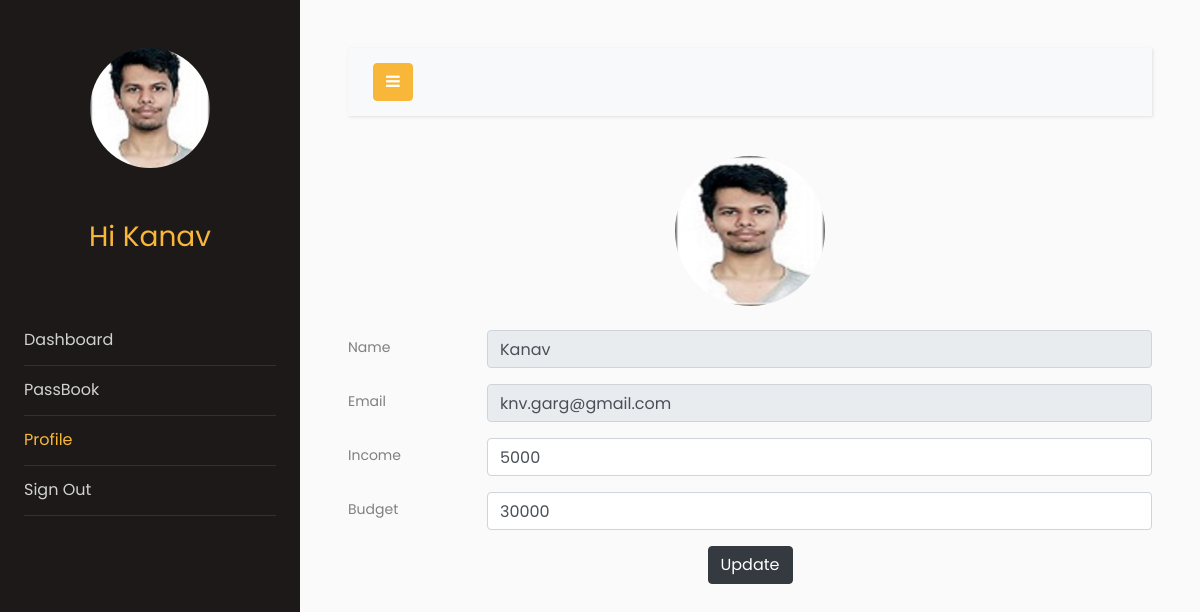
Page /profile (signed in) on the earlier database version.
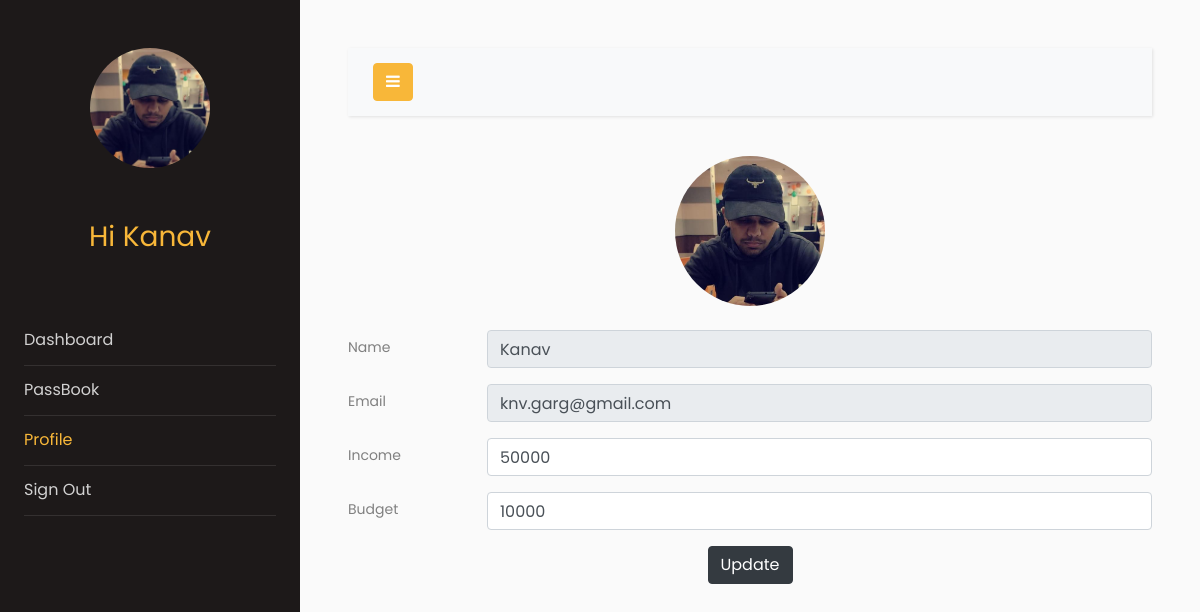
Same page on the later database version.
### models.py (models this page shows, shortened)
class Users(db.Model, UserMixin):
    __tablename__ = "users"
    id = db.Column(db.Integer, primary_key=True)
    email = db.Column(db.String(64), unique=True, index=True)
    name = db.Column(db.String(64))
    pasword_hash = db.Column(db.String(128))
    income = db.Column(db.Integer)
    budget = db.Column(db.Integer, default=0)
    profile_image = db.Column(
        db.String(128), nullable=False, default="default_profile.jpeg"
    )
    trans = db.relationship("Transactions", backref="User", lazy="dynamic")

### app.py (the view)
@app.route("/profile", methods=["GET", "POST"])
@login_required
def profile():
    form = profiles()
    if form.validate_on_submit():
        print("in if")
        if form.image.data:
            username = current_user.id
            image_data = current_user.profile_image
            current_user.profile_image = "default_profile.jpeg"
            db.session.commit()
            pic = add_profile_pic(form.image.data, username, image_data)
            current_user.profile_image = pic
        current_user.budget = form.budget.data
        current_user.income = form.income.data
        db.session.commit()
        flash("User Account Updated")
        return redirect(url_for("profile"))
    elif request.method == "GET":
        form.name.data = current_user.name
        form.email.data = current_user.email
        form.budget.data = current_user.budget
        form.income.data = current_user.income
        form.image.data = current_user.profile_image
    profile_image = url_for(
        "static", filename="profile_pics/" + current_user.profile_image
    )
    return render_template("profile.html", proForm=form, profile_image=profile_image)

### forms.py
class profiles(FlaskForm):
    name = StringField('Name')
    email = StringField('Email')
    image = FileField('Update Image', validators=[
                      FileAllowed(['jpg', 'png', 'jpeg','jfif'])])
    budget = IntegerField('Monthly Budget', validators=[DataRequired()])
    income = IntegerField('Monthly Income', validators=[DataRequired()])
    submit = SubmitField('Update')

### models.py (called while the page is built)
@login_manager.user_loader
def load_user(user_id):
    return Users.query.get(user_id)

### templates/profile.html (shortened to what this page needs)
<!doctype html>
<html lang="en">
<head>
    <link rel="stylesheet" href="https://stackpath.bootstrapcdn.com/font-awesome/4.7.0/css/font-awesome.min.css">
    <link rel="stylesheet" href="{{ url_for('static', filename='css1/style.css') }}">
</head>
<body>
    <div class="wrapper d-flex align-items-stretch">
        <nav id="sidebar">
            <div class="p-4 pt-5">
                <a href="#" class="img logo rounded-circle mb-5" style="background-image: url({{url_for('static',filename='profile_pics/'+current_user.profile_image)}});"></a>
                <h3 style="color: #f8b739; font-family: Poppins, Arial, sans-serif; text-align: center;">Hi {{current_user.name}}</h3>
                <br>
                <br>
                <ul class="list-unstyled components mb-5">
                    <li>
                        <a href="{{url_for('dashboard')}}">Dashboard</a>
                    </li>
                    <li >
                        <a href="{{url_for('passbook')}}">PassBook</a>
                    </li>
                    <li class="active">
                        <a href="{{url_for('profile')}}">Profile</a>
                    </li>
                    <li>
                        <a href="{{url_for('logout')}}">Sign Out</a>
                    </li>
                </ul>
            </div>
        </nav>
        <div id="content" class="p-4 p-md-5">
            <nav class="navbar navbar-expand-lg navbar-light bg-light">
                <div class="container-fluid">
                    <button type="button" id="sidebarCollapse" class="btn btn-primary">
                        <i class="fa fa-bars"></i>
                    </button>
                </div>
            </nav>
            <form method="POST" enctype="multipart/form-data">
                <div class="form-group row" >
                    <div  style="margin: 0 auto 0" >
                        <label for="file-input">
                           <img class="rounded-circle" height="150px" width="150px" src="{{url_for('static',filename='profile_pics/'+current_user.profile_image)}}" />
                        </label>
                    </div>
                </div>
                <div class="form-group row">
                    <label for="staticEmail" class="col-sm-2 col-form-label">Name</label>
                    <div class="col-sm-10">
                        {{proForm.name(class='form-control',disabled=True)}}
                    </div>
                </div>
                <div class="form-group row">
                    <label for="staticEmail" class="col-sm-2 col-form-label">Email</label>
                    <div class="col-sm-10">
                        {{proForm.email(class="form-control", disabled=True)}}
                    </div>
                </div>
                <div class="form-group row">
                    <label for="inputPassword" class="col-sm-2 col-form-label">Income</label>
                    <div class="col-sm-10">
                        {{proForm.income(class='form-control',maxlength=18)}}
                    </div>
                </div>
                <div class="form-group row">
                    <label for="inputPassword" class="col-sm-2 col-form-label">Budget</label>
                    <div class="col-sm-10">
                        {{proForm.budget(class='form-control',maxlength=18)}}
                    </div>
                </div>
                <div class="form-group row">
                    <div style="margin:0 auto 0">
                        {{proForm.submit(class='btn btn-dark')}}
                    </div>
                </div>
            </form>
        </div>
    </div>
</body>
</html>

Differences in the rows shown:
changed Users "Kanav": profile_image: a different picture; income "5000" → "50000"; budget "30000" → "10000"
